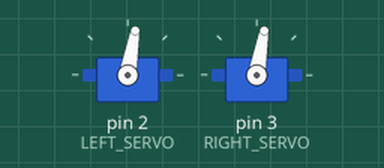
Bench run of a sketch on a simulated Arduino Uno, built with avr-gcc and run on an emulated ATmega328P. Shown: 2 × servo. What the sketch prints to the serial monitor is not drawn.

Above: at 5.05 s.
Timing chart, 0 to 8.0 s (numbered marks = the images above):
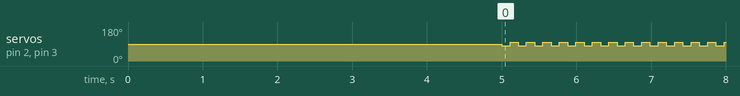

Measured:
- by itself, servo on pin 2 (LEFT_SERVO), servo on pin 3 (RIGHT_SERVO): alternates 100° for 0.11 s and 80° for 0.11 s

The sketch:

motor_calibration.ino
```cpp
#include <Arduino.h>
#include <SPI.h>
#include <Servo.h>

Servo LEFT_SERVO;
Servo RIGHT_SERVO;

void setup() {
    delay(5000);
    Serial.begin(9600);

    LEFT_SERVO.attach(2);
    RIGHT_SERVO.attach(3);
    LEFT_SERVO.write(get_angle(0));
    RIGHT_SERVO.write(get_angle(0));
    Serial.println("bye");

}

void loop() {
    LEFT_SERVO.write(get_angle(-10));
    RIGHT_SERVO.write(get_angle(-10));
    delay(110);
    LEFT_SERVO.write(get_angle(10));
    RIGHT_SERVO.write(get_angle(10));
    delay(110);
}

int get_angle (int displacement) {
    if (displacement < -90) {
        displacement = -90;
    }
    else if (displacement > 90) {
        displacement = 90;
    }

    return 90 + displacement;
}
```
